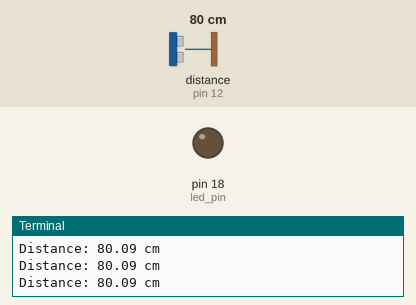
This program was run on a simulated Raspberry Pi (header pin numbers). On the bench: output pins drawn as LEDs (lit = HIGH), the last lines printed to the terminal. Dashed ring = blinking. Inputs (shaded band) come from the test bench; at power-on: distance to the obstacle (sensor on pin 12) 80 cm. The echo pulse lasts 58.3 µs per cm; no MQTT or app messages arrive unless stated; the clock reads 2024-03-15 10:24:30 at power-on unless the program sets it; pins used as bus, display or sensor lines are not drawn.

Above: at 1.2 s.
1.3 s: distance to the obstacle (sensor on pin 12) set to 11 cm
2.8 s: distance to the obstacle (sensor on pin 12) set to 8 cm
At 3.5 s:
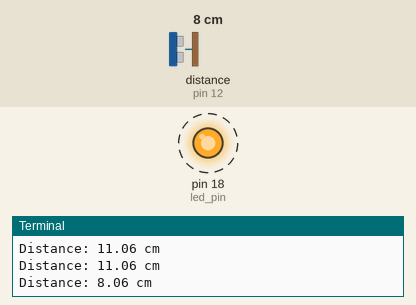
5.8 s: distance to the obstacle (sensor on pin 12) set to 18 cm
At 6.3 s:
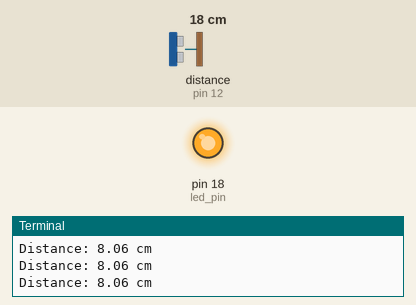
7.3 s: distance to the obstacle (sensor on pin 12) set to 9 cm
At 8.1 s:
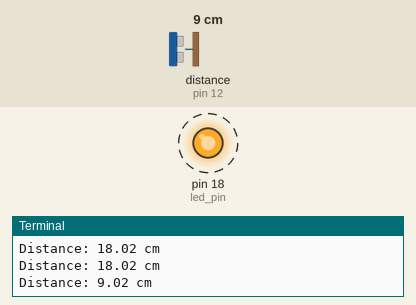
Timing chart, 0 to 11.3 s (numbered marks = the images above; inputs shaded):
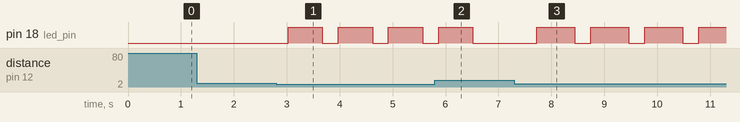

Measured:
- the behaviour switches between 10 and 9 cm on distance to the obstacle (sensor on pin 12) (found by bisection; images 0 and 1)
- after the input at 2.8 s, pin 18 (led_pin): alternates HIGH for 0.64 s and LOW for 0.30 s, starting after 0.23 s
- after the input at 5.8 s, pin 18 (led_pin): goes on until 6.5 s, then stays LOW
- after the input at 7.3 s, pin 18 (led_pin): alternates HIGH for 0.72 s and LOW for 0.30 s, starting after 0.42 s

The program:

test.py
```python
import RPi.GPIO as GPIO
import time
import paho.mqtt.publish as publish

GPIO.setmode(GPIO.BOARD)
trigger_pin = 8
echo_pin = 12
led_pin = 18  # Adjust this to the GPIO pin connected to the LED

GPIO.setup(trigger_pin, GPIO.OUT)
GPIO.setup(echo_pin, GPIO.IN)
GPIO.setup(led_pin, GPIO.OUT)

mqtt_broker_ip = "172.20.10.2"
mqtt_topic = "ultrasonic"

distance = 0

def get_distance():
    global distance
    GPIO.output(trigger_pin, GPIO.LOW)
    time.sleep(0.1)
    GPIO.output(trigger_pin, GPIO.HIGH)
    time.sleep(0.00001)
    GPIO.output(trigger_pin, GPIO.LOW)

    while GPIO.input(echo_pin) == 0:
        pulse_start_time = time.time()
    while GPIO.input(echo_pin) == 1:
        pulse_end_time = time.time()

    pulse_duration = pulse_end_time - pulse_start_time
    distance = pulse_duration * 17150
    distance = round(distance, 2)

    return distance

def update_led_blink_speed(distance):

    min_distance = 0
    max_distance = 10
    min_sleep_time = 0.05
    max_sleep_time = 0.8

    # Map the distance to a sleep time between min_sleep_time and max_sleep_time
    sleep_time = max(min_sleep_time, min(max_sleep_time, distance / max_distance * max_sleep_time))

    if distance < 10:
        GPIO.output(led_pin, GPIO.HIGH)
        time.sleep(sleep_time)
        GPIO.output(led_pin, GPIO.LOW)
    else:
        pass

try:
    while True:
        distance_cm = get_distance()
        print(f"Distance: {distance_cm} cm")

        mqtt_payload = f"{distance_cm}"
        publish.single(mqtt_topic, payload=mqtt_payload, hostname=mqtt_broker_ip)

        update_led_blink_speed(distance_cm)

except KeyboardInterrupt:
    print("Measurement stopped by user")
    GPIO.cleanup()
```
